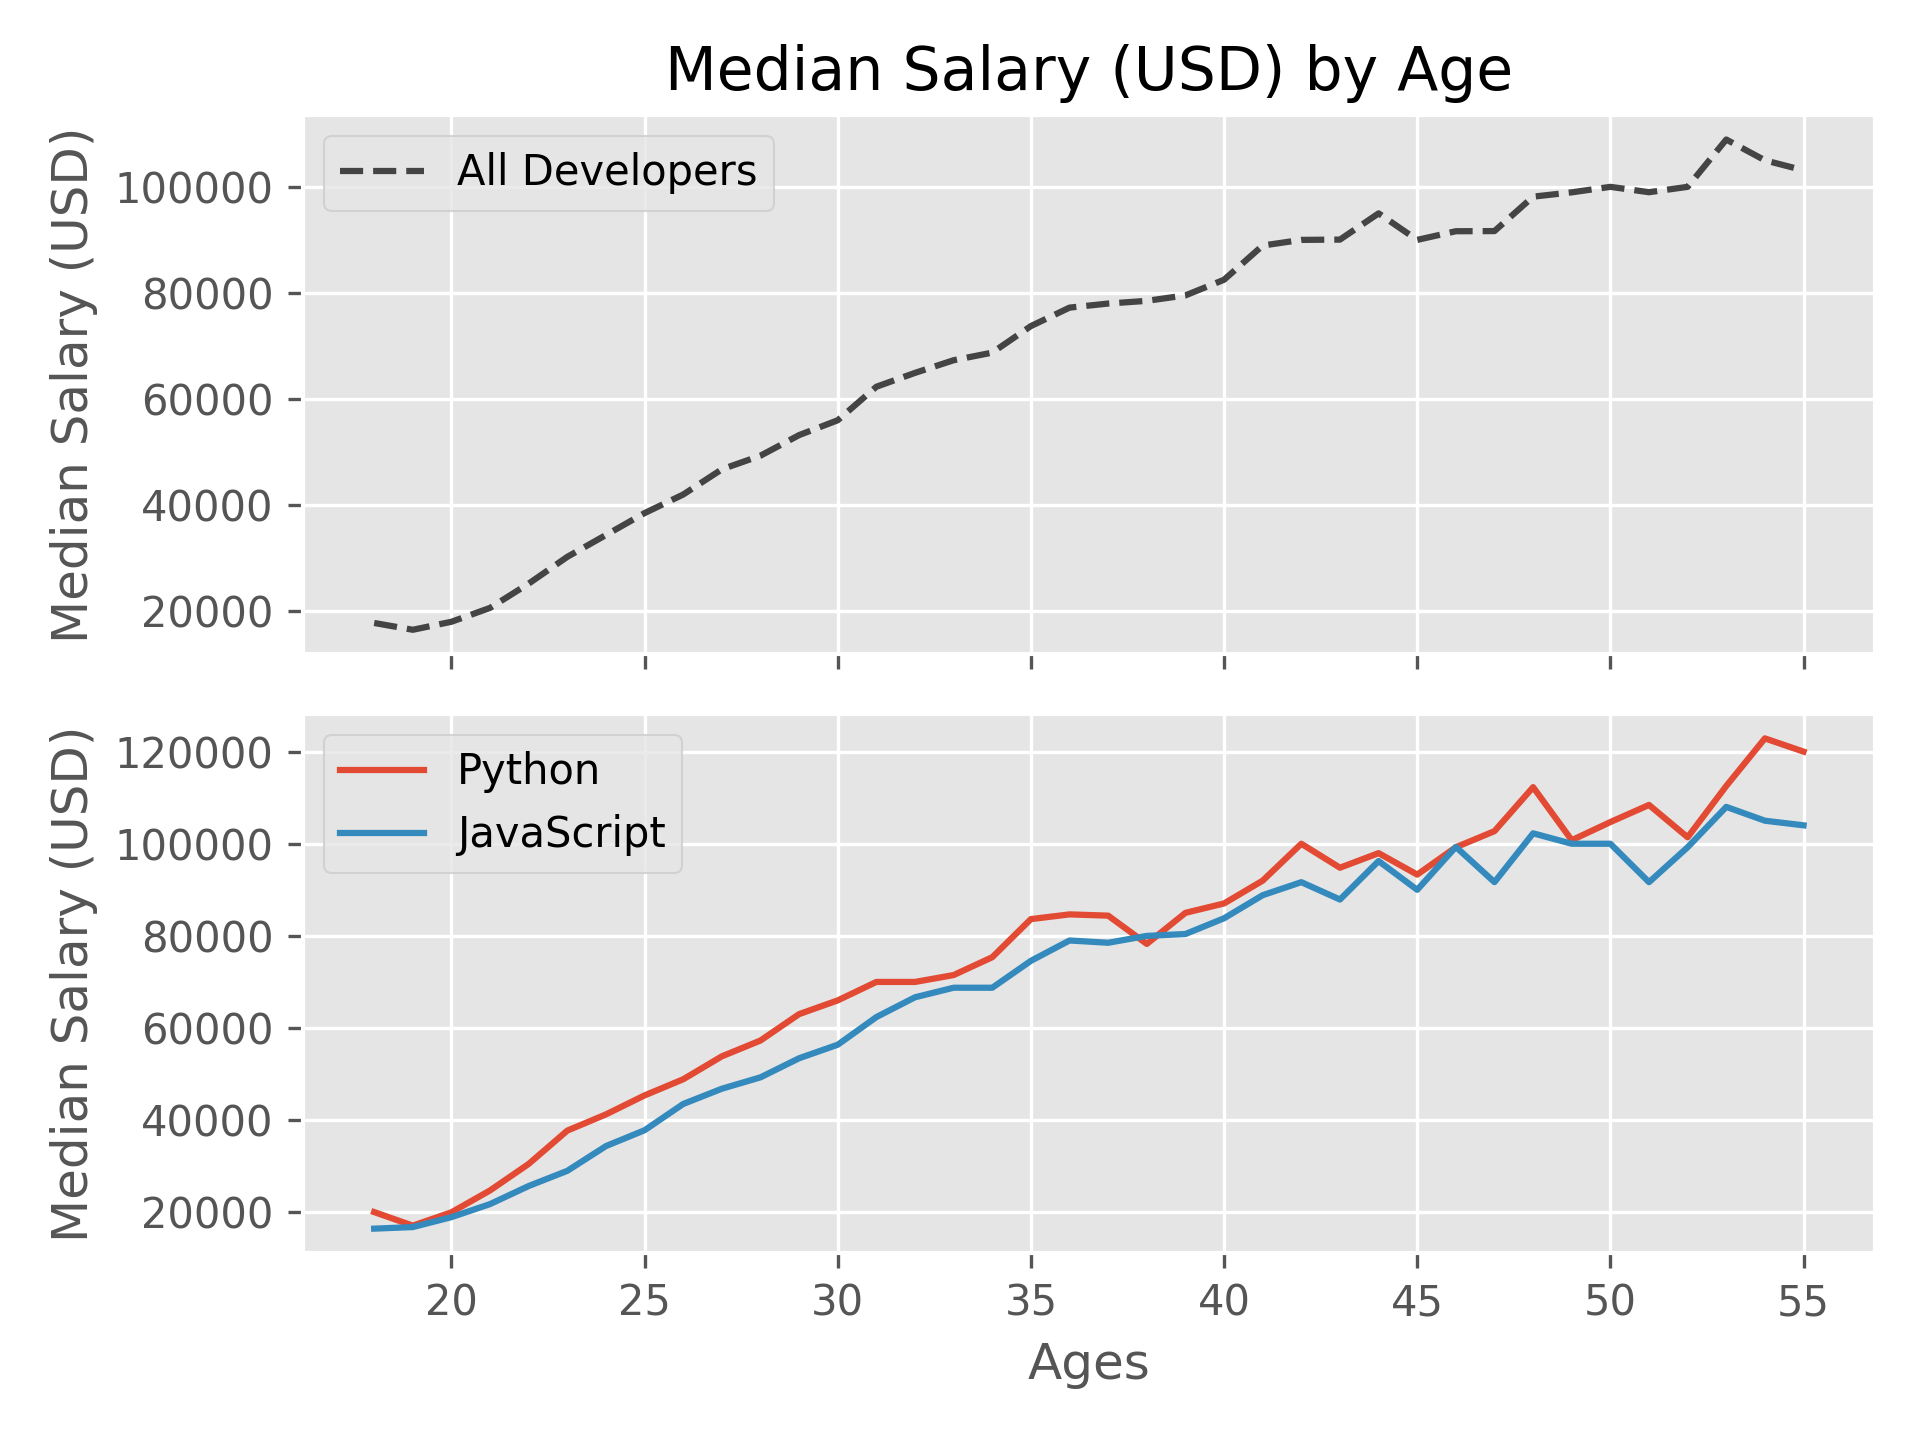

Recreate this plot in Python.
# Importing necesssary libraries
import pandas as pd
import matplotlib.pyplot as plt

# Assigning values
data = pd.read_csv('subplot_data.csv')
ages = data['Age']
dev_sal = data['All_Devs']
py_sal = data['Python']
js_sal = data['JavaScript']

# Adding style to graph
plt.style.use('ggplot')

# Plotting graphs
fig, (ax1, ax2) = plt.subplots(nrows=2, ncols=1, sharex=True)

ax1.plot(ages, dev_sal, label='All Developers', linestyle='--', color='#444444')
ax2.plot(ages, py_sal, label='Python')
ax2.plot(ages, js_sal, label='JavaScript')

# Adding labels to graph
ax1.set_title('Median Salary (USD) by Age')
ax1.set_ylabel('Median Salary (USD)')
ax2.set_xlabel('Ages')
ax2.set_ylabel('Median Salary (USD)')

# Adding legends to graph
ax1.legend()
ax2.legend()

# Adjust some padding to graph
plt.tight_layout()

# Saving graph as png
plt.savefig('sub_plot_1.png', dpi=300)

# Showing graph as output
plt.show()
